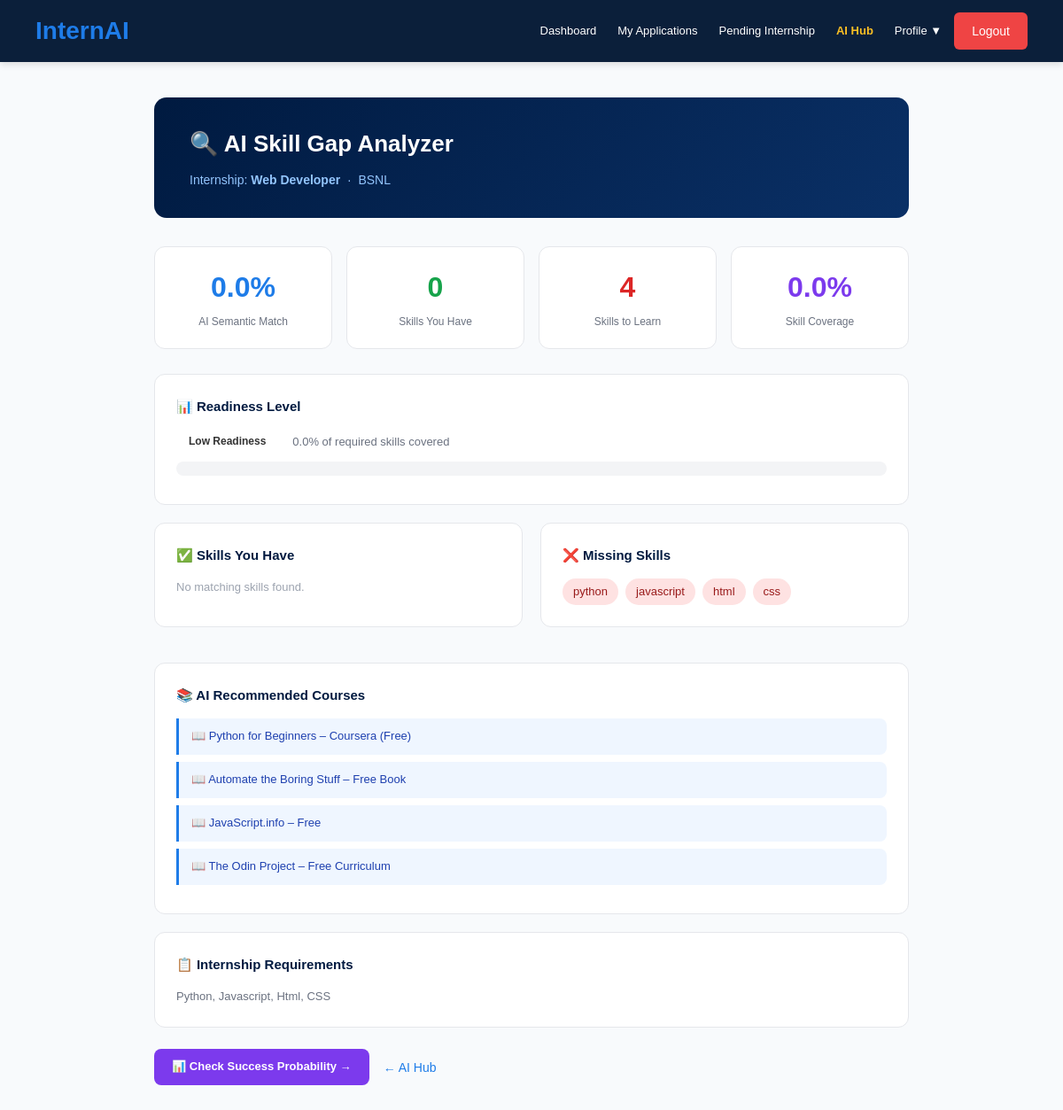
Page /student/ai/skill-gap/1 (signed in) on the committed database.
### app.py (models this page shows)
class Internship(db.Model):
    id = db.Column(db.Integer, primary_key=True)
    organization_id = db.Column(db.Integer)  # Use organization_id to match existing DB
    title = db.Column(db.String(200))
    skills_required = db.Column(db.Text)
    capacity = db.Column(db.Integer)
    location = db.Column(db.String(200), default='Remote')
    duration = db.Column(db.String(100), default='3 months')
    stipend = db.Column(db.String(100))
    status = db.Column(db.String(50), default='pending')  # pending until admin verifies
    created_at = db.Column(db.DateTime, default=datetime.utcnow)
    admin_notes = db.Column(db.Text)

class Organization(db.Model):
    id = db.Column(db.Integer, primary_key=True)
    user_id = db.Column(db.Integer)
    company_name = db.Column(db.String(200))
    gst_number = db.Column(db.String(100))
    domain_email = db.Column(db.String(100))
    linkedin_profile = db.Column(db.String(300))
    industry = db.Column(db.String(100))
    location = db.Column(db.String(200))
    description = db.Column(db.Text)
    is_verified = db.Column(db.Boolean, default=False)
    verification_status = db.Column(db.String(50), default='pending')  # pending, approved, rejected
    verification_notes = db.Column(db.Text)
    created_at = db.Column(db.DateTime, default=datetime.utcnow)

### app.py (the view)
@app.route('/student/ai/skill-gap/<int:internship_id>')
@login_required
@role_required('student')
def ai_skill_gap(internship_id):
    internship = Internship.query.get_or_404(internship_id)
    profile = StudentProfile.query.filter_by(user_id=current_user.id).first()
    gap = analyze_skill_gap(profile.skills or '', internship.skills_required or '')
    org = Organization.query.filter_by(id=internship.organization_id).first()
    return render_template('ai_skill_gap.html', internship=internship, gap=gap, org=org)

### ai/matcher.py (called while the page is built)
def parse_skills(skills_text):
    if not skills_text:
        return []
    parts = re.split(r'[,;\n]+', skills_text.lower())
    return [p.strip() for p in parts if p.strip()]

### app.py (called while the page is built)
def role_required(role):
    def decorator(f):
        @wraps(f)
        def decorated_function(*args, **kwargs):
            if not current_user.is_authenticated:
                return redirect(url_for('login'))
            if current_user.role != role:
                return redirect(url_for('home'))
            return f(*args, **kwargs)
        return decorated_function
    return decorator

@login_manager.user_loader
def load_user(user_id):
    return User.query.get(int(user_id))

### templates/ai_skill_gap.html (shortened to what this page needs)
{% extends "base.html" %} {% block nav_links %}
<a href="/student" style="color:#ffffff;text-decoration:none;font-size:13px;padding:6px 10px;border-radius:4px;transition:all 0.2s;white-space:nowrap;">Dashboard</a>
<a href="/student" style="color:#ffffff;text-decoration:none;font-size:13px;padding:6px 10px;border-radius:4px;transition:all 0.2s;white-space:nowrap;">My Applications</a>
<a href="/student" style="color:#ffffff;text-decoration:none;font-size:13px;padding:6px 10px;border-radius:4px;transition:all 0.2s;white-space:nowrap;">Pending Internship</a>
<a href="/student/ai" style="color:#fbbf24;text-decoration:none;font-size:13px;padding:6px 10px;border-radius:4px;transition:all 0.2s;white-space:nowrap;font-weight:600;">AI Hub</a>
<div class="nav-dropdown">
  <button id="profile-dropdown-btn" class="nav-link" onclick="toggleProfileDropdown(event)" style="font-size:13px;padding:6px 10px;border-radius:4px;transition:all 0.2s;white-space:nowrap;background:none;border:none;cursor:pointer;font-family:inherit;">Profile &#9660;</button>
</div>
{% endblock %} {% block content %}
<div class="ai-page">
  <div class="ai-page-header">
    <h1>🔍 AI Skill Gap Analyzer</h1>
    <p>
      Internship: <strong>{{ internship.title }}</strong>
      {% if org %} &nbsp;·&nbsp; {{ org.company_name }}{% endif %}
    </p>
  </div>
  <div class="gap-top">
    <div class="gap-stat blue">
      <div class="val">{{ gap.semantic_score }}%</div>
      <div class="lbl">AI Semantic Match</div>
    </div>
    <div class="gap-stat green">
      <div class="val">{{ gap.matched_skills | length }}</div>
      <div class="lbl">Skills You Have</div>
    </div>
    <div class="gap-stat red">
      <div class="val">{{ gap.missing_skills | length }}</div>
      <div class="lbl">Skills to Learn</div>
    </div>
    <div class="gap-stat">
      <div class="val" style="color: #7c3aed">{{ gap.match_percentage }}%</div>
      <div class="lbl">Skill Coverage</div>
    </div>
  </div>
  <div class="gap-section">
    <h3>📊 Readiness Level</h3>
    <div
      style="display: flex; align-items: center; gap: 16px; margin-bottom: 8px"
    >
      <span class="readiness-badge badge-{{ gap.readiness_color }}"
        >{{ gap.readiness_level }} Readiness</span
      >
      <span style="font-size: 13px; color: #6b7280"
        >{{ gap.match_percentage }}% of required skills covered</span
      >
    </div>
    <div class="readiness-bar-wrap">
    </div>
  </div>
  <div
    style="
      display: grid;
      grid-template-columns: 1fr 1fr;
      gap: 20px;
      margin-bottom: 20px;
    "
  >
    <div class="gap-section">
      <h3>✅ Skills You Have</h3>
      <div class="skill-tags">
        {% for s in gap.matched_skills %}
        <span class="skill-tag matched">{{ s }}</span>
        {% else %}
        <p style="color: #9ca3af; font-size: 13px">No matching skills found.</p>
        {% endfor %}
      </div>
    </div>
    <div class="gap-section">
      <h3>❌ Missing Skills</h3>
      <div class="skill-tags">
        {% for s in gap.missing_skills %}
        <span class="skill-tag missing">{{ s }}</span>
        {% else %}
        <p style="color: #9ca3af; font-size: 13px">
          No missing skills – great!
        </p>
        {% endfor %}
      </div>
    </div>
  </div>
  {% if gap.recommended_courses %}
  <div class="gap-section">
    <h3>📚 AI Recommended Courses</h3>
    {% for course in gap.recommended_courses %}
    <div class="course-item">📖 {{ course }}</div>
    {% endfor %}
  </div>
  {% endif %}
  <div class="gap-section">
    <h3>📋 Internship Requirements</h3>
    <p style="font-size: 13px; color: #6b7280; margin: 0">
      {{ internship.skills_required }}
    </p>
  </div>
  <div style="margin-top: 24px; display: flex; gap: 16px; flex-wrap: wrap">
    <a
      href="/student/ai/success/{{ internship.id }}"
      style="
        background: #7c3aed;
        color: #fff;
        padding: 10px 20px;
        border-radius: 8px;
        text-decoration: none;
        font-size: 13px;
        font-weight: 600;
      "
      >📊 Check Success Probability →</a
    >
    <a
      href="/student/ai"
      style="
        color: #1e7ce8;
        text-decoration: none;
        font-size: 14px;
        align-self: center;
      "
      >← AI Hub</a
    >
  </div>
</div>
{% endblock %}

### static/style.css (style rules this page uses)
* { margin: 0; padding: 0; box-sizing: border-box; font-family: Arial, sans-serif; }
body { background: #f8fafc; color: #0b1f3a; }

### static/student.css (style rules this page uses)
:root { --primary-dark: #001a40; --primary-blue: #1e7ce8; --success: #22c55e; --danger: #ef4444; --warning: #fbbf24; --text-white: #ffffff; --text-dark: #333333; --text-light: #666666; --bg-white: #ffffff; --bg-light: #f1f5f9; --border-color: #e5e7eb; --shadow-sm: 0 2px 8px rgba(0, 0, 0, 0.08); --shadow-md: 0 4px 16px rgba(0, 0, 0, 0.12); --glass-border: rgba(30, 124, 232, 0.3); --glass-shadow: 0 4px 20px rgba(30, 124, 232, 0.12); --glass-shadow-hover: 0 8px 32px rgba(30, 124, 232, 0.28); --glass-bg: #ffffff; }
* { margin: 0; padding: 0; box-sizing: border-box; }
body { font-family: 'Segoe UI', Tahoma, Geneva, Verdana, sans-serif; background: #f8fafc; color: var(--text-dark); line-height: 1.6; }
#profile-dropdown-btn, #profile-dropdown-btn:hover, #profile-dropdown-btn.active { color: #ffffff !important; background: none !important; }
.skill-tag { display: inline-block; background-color: #dbeafe; color: #0369a1; padding: 4px 10px; border-radius: 20px; font-size: 11px; font-weight: 600; }
.nav-dropdown { position: relative; display: inline-flex; align-items: center; }

### templates/ai_skill_gap.html (style rules this page uses)
.ai-page { max-width: 900px; margin: 40px auto; padding: 0 24px; }
.ai-page-header { background: linear-gradient(135deg, #001a40, #0a3066); border-radius: 14px; padding: 32px 40px; color: #fff; margin-bottom: 32px; }
.ai-page-header h1 { font-size: 26px; font-weight: 800; margin: 0 0 8px; }
.ai-page-header p { color: #93c5fd; font-size: 14px; margin: 0; }
.gap-top { display: grid; grid-template-columns: repeat(auto-fit, minmax(180px, 1fr)); gap: 16px; margin-bottom: 28px; }
.gap-stat { background: #fff; border: 1px solid #e5e7eb; border-radius: 12px; padding: 20px; text-align: center; }
.gap-stat .val { font-size: 32px; font-weight: 800; margin-bottom: 4px; }
.gap-stat .lbl { font-size: 12px; color: #6b7280; }
.gap-stat.green .val { color: #16a34a; }
.gap-stat.red .val { color: #dc2626; }
.gap-stat.blue .val { color: #1e7ce8; }
.gap-section { background: #fff; border: 1px solid #e5e7eb; border-radius: 12px; padding: 24px; margin-bottom: 20px; }
.gap-section h3 { font-size: 15px; font-weight: 700; color: #001a40; margin: 0 0 14px; display: flex; align-items: center; gap: 8px; }
.skill-tags { display: flex; flex-wrap: wrap; gap: 8px; }
.skill-tag { font-size: 13px; padding: 5px 12px; border-radius: 20px; font-weight: 500; }
.skill-tag.missing { background: #fee2e2; color: #991b1b; }
.readiness-bar-wrap { background: #f3f4f6; border-radius: 20px; height: 16px; overflow: hidden; margin: 8px 0; }
.course-item { background: #eff6ff; border-left: 3px solid #1e7ce8; padding: 10px 14px; border-radius: 0 8px 8px 0; font-size: 13px; color: #1e40af; margin-bottom: 8px; }
.readiness-badge { display: inline-block; padding: 4px 14px; border-radius: 20px; font-size: 12px; font-weight: 700; }

### rows in the picture
Internship: title "Web Developer", skills_required "Python, Javascript, Html, CSS"
Organization: company_name "BSNL"

### other values in the picture
{{ gap.semantic_score }} "0.0"
{{ gap.matched_skills | length }} "0"
{{ gap.missing_skills | length }} "4"
{{ gap.match_percentage }} "0.0"
{{ gap.readiness_level }} "Low"
{{ s }} "python" "javascript" "html" "css"
{{ course }} "Python for Beginners – Coursera (Free)" "Automate the Boring Stuff – Free Book" "JavaScript.info – Free" "The Odin Project – Free Curriculum"
